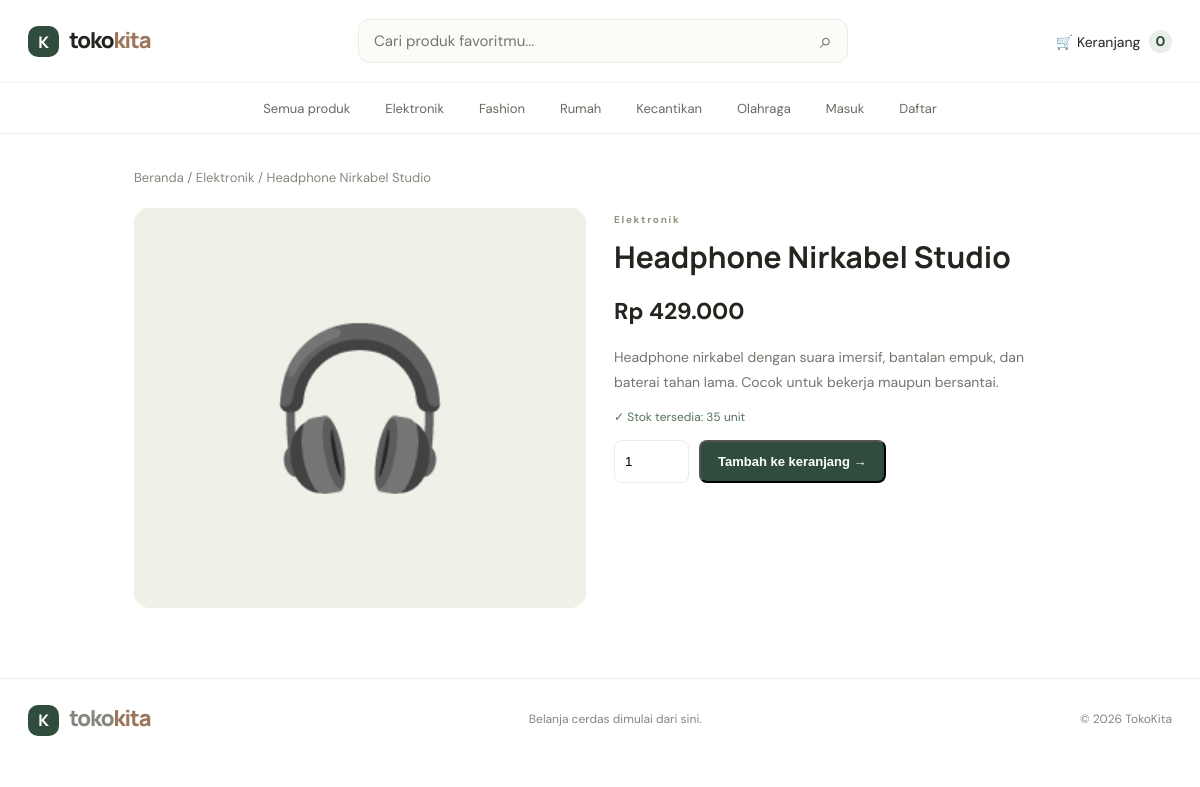
Screenshot of /product.php?id=1 with the database file from the repository.
### tables this page shows
CREATE TABLE IF NOT EXISTS products (id INT AUTO_INCREMENT PRIMARY KEY,category_id INT NOT NULL,name VARCHAR(140) NOT NULL,slug VARCHAR(160) NOT NULL UNIQUE,short_description VARCHAR(255) NOT NULL,description TEXT NOT NULL,price DECIMAL(12,2) NOT NULL,stock INT NOT NULL DEFAULT 0,emoji VARCHAR(20) DEFAULT '📦',image_url VARCHAR(500) DEFAULT '',featured TINYINT(1) NOT NULL DEFAULT 0,active TINYINT(1) NOT NULL DEFAULT 1,created_at TIMESTAMP DEFAULT CURRENT_TIMESTAMP,FOREIGN KEY(category_id) REFERENCES categories(id));

CREATE TABLE IF NOT EXISTS categories (id INT AUTO_INCREMENT PRIMARY KEY,name VARCHAR(80) NOT NULL,slug VARCHAR(90) NOT NULL UNIQUE);

### includes/functions.php (called while the page is built, shortened)
<?php
function e($v){return htmlspecialchars((string)$v,ENT_QUOTES,'UTF-8');}
function rupiah($n){return 'Rp '.number_format((float)$n,0,',','.');}
function render_emoji($value){return htmlspecialchars($value,ENT_QUOTES,'UTF-8');}
?>

### product.php (the view)
<?php
require_once __DIR__.'/includes/security.php';require __DIR__.'/includes/db.php';require_once __DIR__.'/includes/customer-auth.php';$emojis=['🎧','👜','💡','🧴','🥤','⌚','🛋️','👟','🕯️','🧘'];$id=(int)($_GET['id']??0);$s=$pdo->prepare('SELECT p.*,c.name category_name FROM products p JOIN categories c ON c.id=p.category_id WHERE p.id=? AND p.active=1');$s->execute([$id]);$p=$s->fetch();if(!$p){http_response_code(404);exit('Produk tidak ditemukan.');}if($_SERVER['REQUEST_METHOD']==='POST'){verify_csrf();$qty=max(1,(int)($_POST['quantity']??1));$_SESSION['cart'][$id]=min((int)$p['stock'],($_SESSION['cart'][$id]??0)+$qty);header('Location: cart.php');exit;}
?><!doctype html><html lang="id"><head><meta charset="utf-8"><meta name="viewport" content="width=device-width,initial-scale=1"><title><?=e($p['name'])?> — TokoKita</title><link rel="stylesheet" href="assets/style.css"></head><body><?php include __DIR__.'/includes/header.php' ?><main class="wrap"><div class="crumb"><a href="index.php">Beranda</a> / <?=e($p['category_name'])?> / <?=e($p['name'])?></div><div class="detail-layout"><div class="detail-art"><?=render_emoji($emojis[((int)$p['id']-1)%count($emojis)])?></div><section class="detail-info"><span class="eyebrow"><?=e($p['category_name'])?></span><h1><?=e($p['name'])?></h1><p class="detail-price"><?=rupiah($p['price'])?></p><p class="detail-desc"><?=nl2br(e($p['description']))?></p><p class="stock">✓ Stok tersedia: <?=e($p['stock'])?> unit</p><form class="inline-form" method="post"><input type="hidden" name="csrf" value="<?=e(csrf_token())?>"><input type="number" name="quantity" value="1" min="1" max="<?=e($p['stock'])?>"><button class="btn">Tambah ke keranjang →</button></form></section></div></main><?php include __DIR__.'/includes/footer.php' ?></body></html>

### assets/style.css (style rules this page uses)
:root { --ink:#24251f;--muted:#777970;--green:#304c3d;--cream:#f8f7f2;--line:#ecebe5;--orange:#e9a67a }
* { box-sizing:border-box }
body { margin:0;background:#fff;color:var(--ink);font:15px 'DM Sans',Arial,sans-serif }
a { color:inherit;text-decoration:none }
main { max-width:1200px;margin:auto;padding:34px 28px 75px }
.eyebrow { font-size:10px;font-weight:700;letter-spacing:1.7px;color:#8c927f }
.btn { display:inline-flex;align-items:center;gap:18px;background:var(--green);color:white;padding:12px 17px;border-radius:8px;font-size:13px;font-weight:600 }
.wrap { max-width:980px;margin:auto;padding:35px 24px 70px }
.crumb { font-size:13px;color:#86887f;margin-bottom:22px }
.detail-layout { display:grid;grid-template-columns:1fr 1fr;gap:28px }
.detail-art { height:400px;border-radius:15px;background:#eff0e8;display:grid;place-items:center;font-size:155px }
.detail-info h1 { font:700 30px Manrope,sans-serif;margin:8px 0 }
.detail-price { font-size:23px;font-weight:700;margin:19px 0 }
.detail-desc { color:#73756d;line-height:1.75;font-size:14px }
.stock { font-size:12px;color:#56735a;margin:15px 0 }
.inline-form { display:flex;gap:10px }
.inline-form input { width:75px;border:1px solid var(--line);border-radius:8px;padding:10px }

### rows the page displays
products: category.name "Elektronik", name "Headphone Nirkabel Studio", id "🎧", price "Rp 429.000", description "Headphone nirkabel dengan suara imersif, bantalan empuk, dan baterai tahan lama. Cocok untuk bekerja maupun bersantai.", stock "35"

### other values shown
$cartCount "0"
